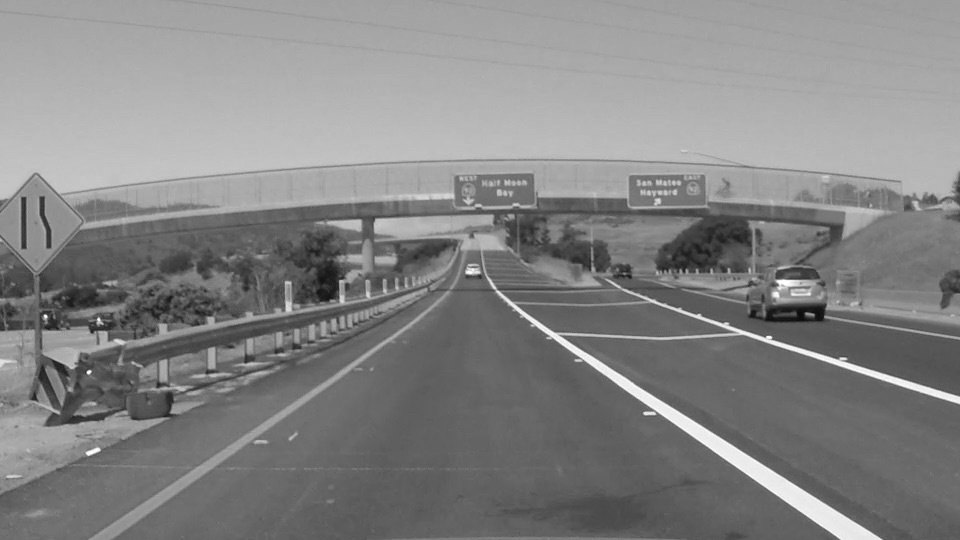
#> input picture learning_python/udacity_self_driving_car/exit-ramp.jpg, 960 x 540 px, found by its file name
$ jupyter execute hough_trans_lane_lines.ipynb
#> lines starting #> are read from the running program, lines starting #| are printed output that depends on the picture; after the words box and inside, x2 and y2 are one past the last pixel; in counts of white or black regions, pixels touching at a corner belong together
[cell 1]
# Do relevant imports
import matplotlib.pyplot as plt
import matplotlib.image as mpimg
import numpy as np
import cv2

[cell 2]
# Read in and grayscale the image
# resmi oku ve grayscale'e çevir
image = cv2.imread('/home/jony/Documents/python_projects/'
                    'py3projects/learning_python/'
                    'udacity_self_driving_car/exit-ramp.jpg')
#> image is the input picture: shape (540, 960, 3); min 9, max 255, mean 132.3
gray = cv2.cvtColor(image, cv2.COLOR_RGB2GRAY)

[cell 3]
# Define a kernel size and apply Gaussian smoothing
# kernel boyutunu belirle ve Gaussian yumuşatmasını uygula
kernel_size = 5
blur_gray = cv2.GaussianBlur(gray,(kernel_size, kernel_size),0)

[cell 4]
# Define our parameters for Canny and apply
# Canny için parametreleri belirle ve uygula
low_threshold = 50
high_threshold = 150
edges = cv2.Canny(blur_gray, low_threshold, high_threshold)
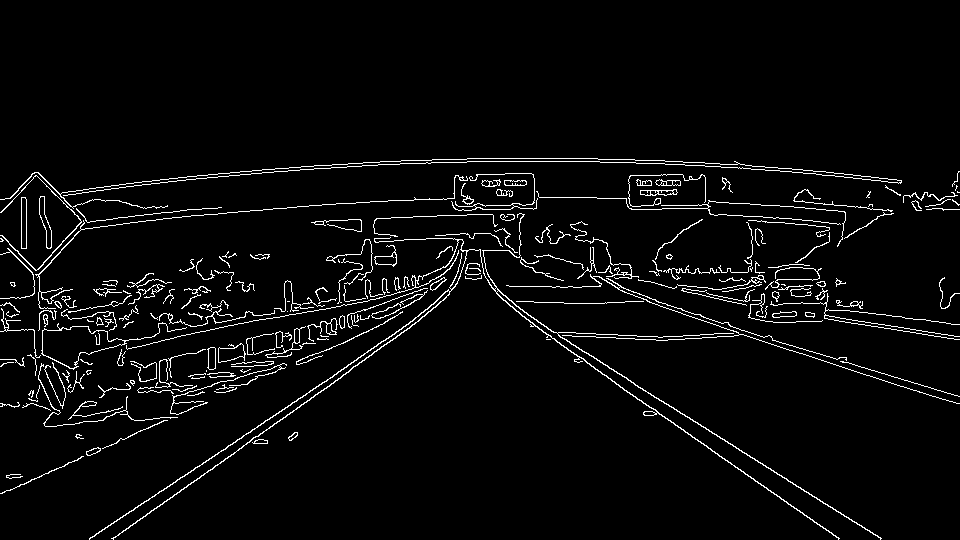
#> edges: shape (540, 960); 3.8% white in thin lines or dots, all inside (x1, y1, x2, y2) = (0, 158, 960, 540)

[cell 5]
# Define the Hough transform parameters
# Make a blank the same size as our image to draw on
# Hough dönüşümü için parametreleri belirle,
# Üzerine yazmak için asıl resmin boyutlarında
# boş beyaz bir tuval oluştur.
rho = 1
theta = np.pi/180
threshold = 1
min_line_length = 10
max_line_gap = 1
line_image = np.copy(image)*0 #creating a blank to draw lines on
#> line_image: shape (540, 960, 3); every value is 0

[cell 6]
# Run Hough on edge detected image
# algılanan resmin üzerine Hough'u çalıştır
lines = cv2.HoughLinesP(edges, rho, theta, threshold, np.array([]),
                            min_line_length, max_line_gap)
#> lines = 198 rows, first 6: [428, 274, 443, 266], [857, 524, 881, 538], [400, 302, 413, 297], [382, 303, 425, 288], [427, 312, 438, 304], [263, 431, 273, 425]

[cell 7]
# Iterate over the output "lines" and draw lines on the blank
# Çıktı doğrularını tek tek hesaplayıp boş tuvale yaz
for line in lines:
    for x1,y1,x2,y2 in line:
        cv2.line(line_image,(x1,y1),(x2,y2),(255,0,0),10)
#> this loop made 198 passes
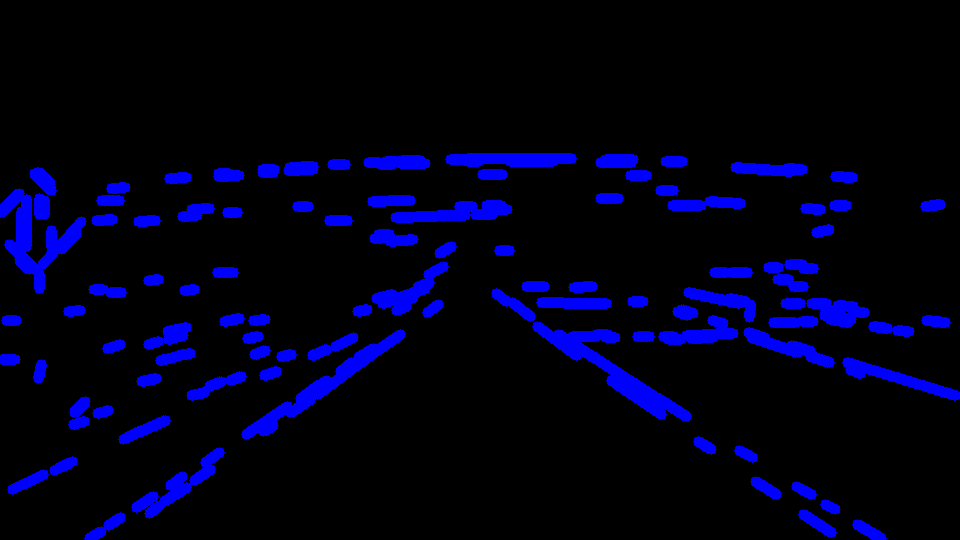
#> line_image: shape (540, 960, 3); mean B, G, R 24.3, 0, 0

[cell 8]
# Create a "color" binary image to combine with line image
# 'renkli' ikili resim oluştur doğru resmiyle
color_edges = np.dstack((edges, edges, edges))

[cell 9]
# Draw the lines on the edge image
# Ayrıt imgesi üzerine doğruları çiz
combo = cv2.addWeighted(color_edges, 0.8, line_image, 1, 0)
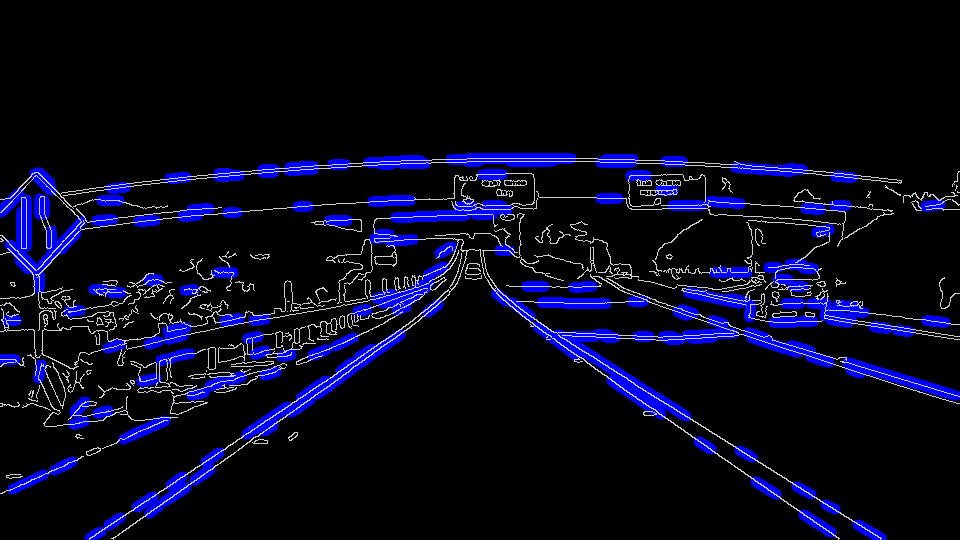
#> combo: shape (540, 960, 3); mean of channels 0, 1, 2 29.1, 7.8, 7.8; drawn as B, G, R
plt.imshow(combo)

$ run again, with learning_python/udacity_self_driving_car/test.jpg copied over learning_python/udacity_self_driving_car/exit-ramp.jpg
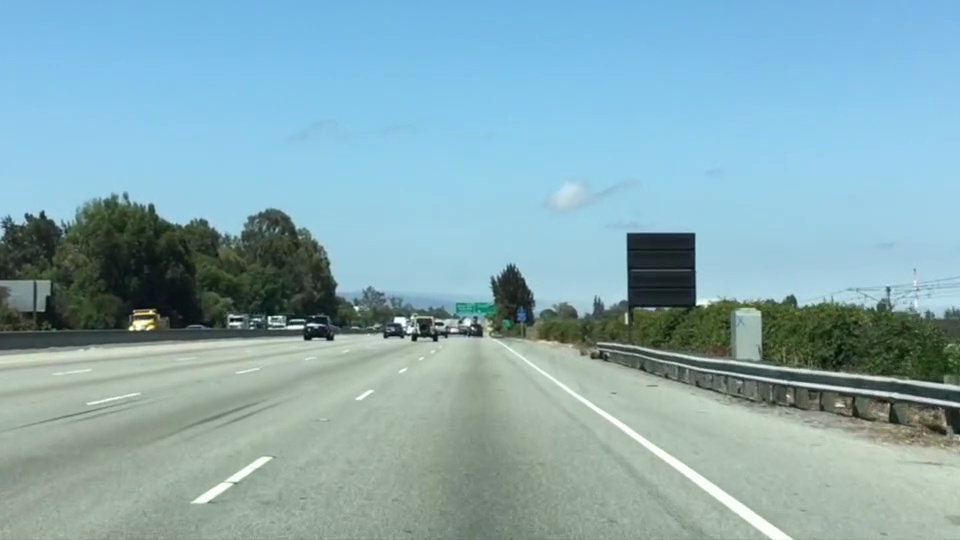
#> input picture learning_python/udacity_self_driving_car/test.jpg, 960 x 540 px, found by its file name
#> image is the input picture: shape (540, 960, 3); mean B, G, R 179.2, 171.1, 135.5
#> `edges = cv2.Canny(blur_gray, low_threshold, high_threshold)`:
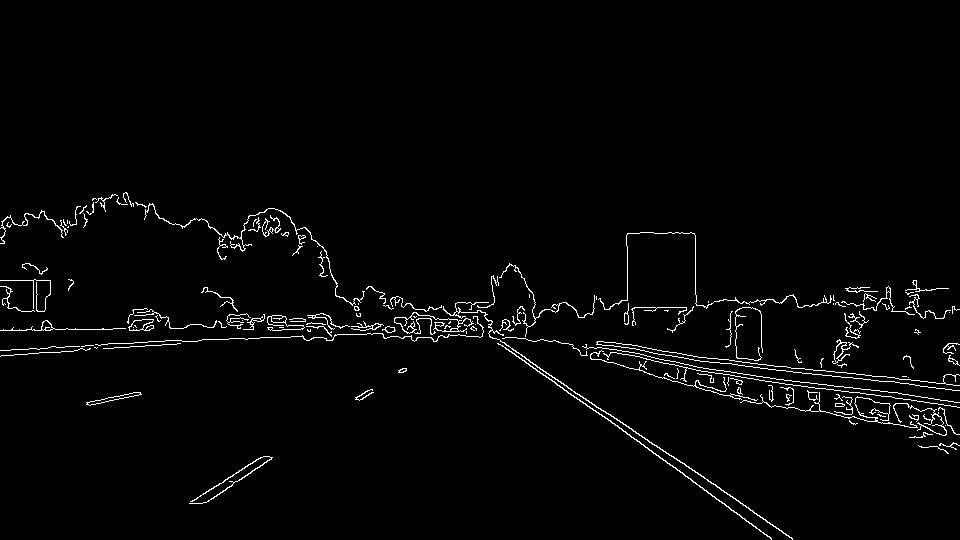
#> edges: shape (540, 960); 2.1% white in thin lines or dots, all inside (x1, y1, x2, y2) = (0, 192, 960, 540)
#> lines = 126 rows, first 6: [695, 294, 695, 235], [512, 349, 524, 356], [684, 358, 713, 362], [612, 362, 629, 368], [83, 329, 111, 329], [686, 367, 697, 370]
#> the loop `for line in lines:` made 126 passes
#> `combo = cv2.addWeighted(color_edges, 0.8, line_image, 1, 0)`:
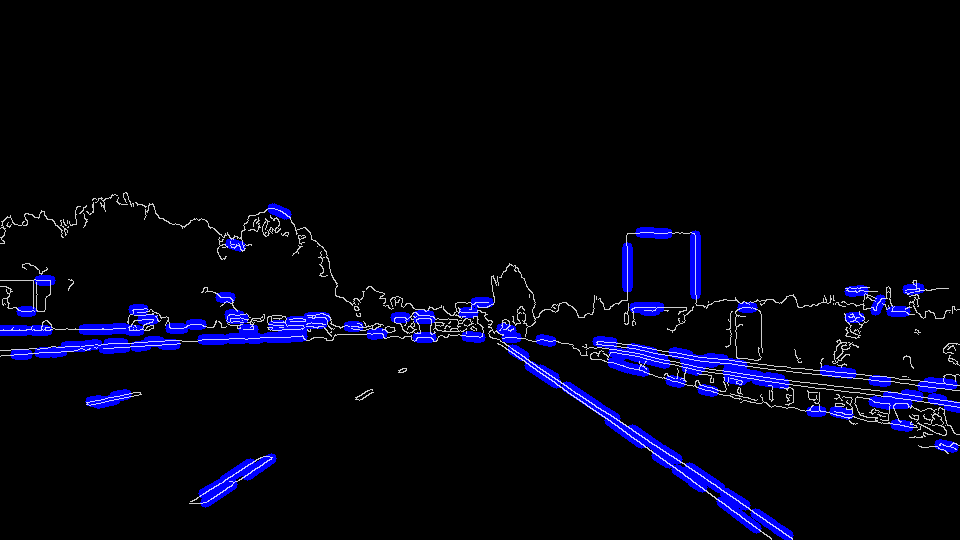
#> combo: shape (540, 960, 3); mean of channels 0, 1, 2 15.9, 4.4, 4.4; drawn as B, G, R
